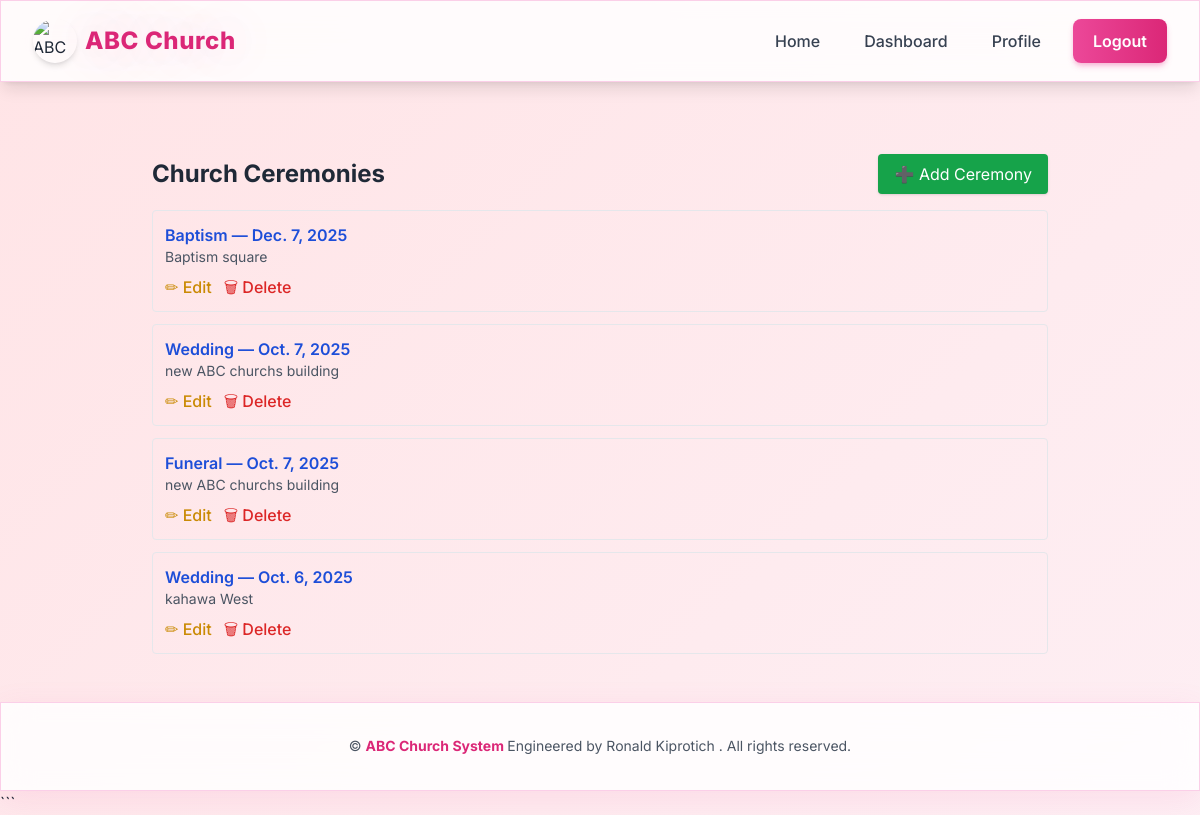
Screenshot of /ceremonies/ (signed in) with the database file from the repository.
### ceremonies/models.py (models this page shows, shortened)
class Ceremony(models.Model):
    CEREMONY_TYPES = [
        ('Wedding', 'Wedding'),
        ('Baptism', 'Baptism'),
        ('Funeral', 'Funeral'),
        ('Thanksgiving', 'Thanksgiving'),
        ('Bible Study', 'Bible Study'),
        ('Youth Meeting', 'Youth Meeting'),
        ('Other', 'Other'),
    ]
    member = models.ForeignKey(settings.AUTH_USER_MODEL, on_delete=models.CASCADE)
    ceremony_type = models.CharField(max_length=50, choices=CEREMONY_TYPES)
    date = models.DateField()
    location = models.CharField(max_length=255)
    officiated_by = models.CharField(max_length=100, blank=True, null=True)
    notes = models.TextField(blank=True, null=True)
    created_at = models.DateTimeField(auto_now_add=True)

### ceremonies/views.py (the view)
# urls.py: path('', CeremonyListView.as_view(), name='ceremony_list'),
class CeremonyListView(LoginRequiredMixin, ListView):
    model = Ceremony
    template_name = 'ceremonies/ceremony_list.html'
    context_object_name = 'ceremonies'
    ordering = ['-date']
    def get_queryset(self):
        if self.request.user.is_staff or self.request.user.is_superuser:
            return Ceremony.objects.all().order_by('-date')
        return Ceremony.objects.all().order_by('-date')

### ceremonies/templates/ceremonies/ceremony_list.html (shortened to what this page needs)
{% extends 'accounts/base.html' %}
{% block content %}
<div class="max-w-4xl mx-auto mt-6">
  <div class="flex justify-between items-center mb-4">
    <h2 class="text-2xl font-bold">Church Ceremonies</h2>
    {% if user.is_staff %}
    <a href="{% url 'ceremonies:add_ceremony' %}"
       class="bg-green-600 hover:bg-green-700 text-white px-4 py-2 rounded shadow">
       ➕ Add Ceremony
    </a>
    {% endif %}
  </div>
  <ul class="mt-4 space-y-3">
    {% for ceremony in ceremonies %}
      <li class="border p-3 rounded hover:bg-gray-100 transition">
        <a href="{% url 'ceremonies:ceremony_detail' ceremony.pk %}"
           class="text-blue-700 font-semibold hover:underline">
          {{ ceremony.ceremony_type }} — {{ ceremony.date }}
        </a>
        <p class="text-sm text-gray-600">{{ ceremony.location }}</p>
        {% if user.is_staff %}
          <div class="mt-2 flex gap-3">
            <a href="{% url 'ceremonies:edit_ceremony' ceremony.pk %}"
               class="text-yellow-600 font-medium hover:underline">✏ Edit</a>
            <a href="{% url 'ceremonies:delete_ceremony' ceremony.pk %}"
               class="text-red-600 font-medium hover:underline">🗑 Delete</a>
          </div>
        {% endif %}
      </li>
    {% empty %}
      <p>No ceremonies yet.</p>
    {% endfor %}
  </ul>
</div>
{% endblock %}

### accounts/templates/accounts/base.html (style rules this page uses)
* { font-family: 'Inter', sans-serif; box-sizing: border-box; }
html { scroll-behavior: smooth; }
body { font-feature-settings: "cv02", "cv03", "cv04", "cv11"; overflow-x: hidden; }
.animated-gradient { background: linear-gradient( -45deg, #fce7f3, #fbcfe8, #fdf2f8, #ffe4e6 ); background-size: 400% 400%; animation: gradientShift 15s ease infinite; }

### rows the page displays
Ceremony: ceremony_type "Baptism", date "Dec. 7, 2025", location "Baptism square"
Ceremony: ceremony_type "Wedding", date "Oct. 7, 2025", location "new ABC churchs building"
Ceremony: ceremony_type "Funeral", date "Oct. 7, 2025", location "new ABC churchs building"
Ceremony: ceremony_type "Wedding", date "Oct. 6, 2025", location "kahawa West"
